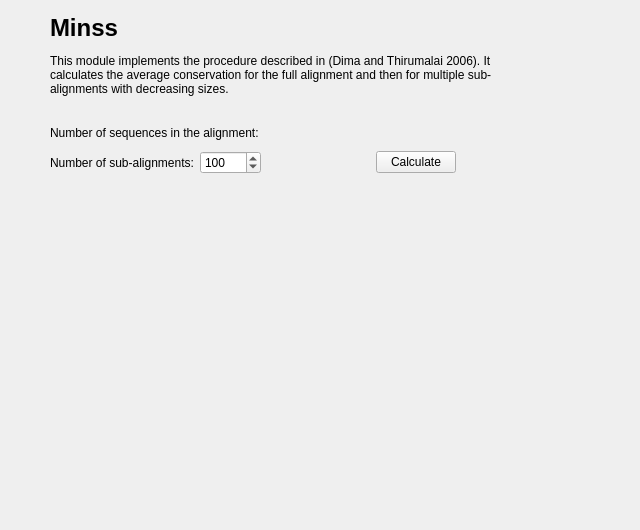
    <widget class="QWidget" name="page_5">
     <widget class="QLabel" name="label_21">
      <property name="geometry">
       <rect>
        <x>50</x>
        <y>-10</y>
        <width>491</width>
        <height>131</height>
       </rect>
      </property>
      <property name="text">
       <string>&lt;html&gt;&lt;head/&gt;&lt;body&gt;&lt;p&gt;&lt;span style=&quot; font-size:xx-large; font-weight:600;&quot;&gt;Minss&lt;/span&gt;&lt;/p&gt;&lt;p&gt;This module implements the procedure described in (Dima and Thirumalai 2006). It calculates the average conservation for the full alignment and then for multiple sub-alignments with decreasing sizes. &lt;/p&gt;&lt;/body&gt;&lt;/html&gt;</string>
      </property>
      <property name="wordWrap">
       <bool>true</bool>
      </property>
     </widget>
     <widget class="QCustomPlot" name="graficMinss" native="true">
      <property name="geometry">
       <rect>
        <x>40</x>
        <y>190</y>
        <width>591</width>
        <height>331</height>
       </rect>
      </property>
     </widget>
     <widget class="QWidget" name="layoutWidget">
      <property name="geometry">
       <rect>
        <x>50</x>
        <y>120</y>
        <width>406</width>
        <height>54</height>
       </rect>
      </property>
      <layout class="QVBoxLayout" name="verticalLayout_18">
       <item>
        <widget class="QLabel" name="lblNseq">
         <property name="text">
          <string>Number of sequences in the alignment: </string>
         </property>
        </widget>
       </item>
       <item>
        <layout class="QHBoxLayout" name="horizontalLayout_19">
         <item>
          <widget class="QLabel" name="label_22">
           <property name="text">
            <string>Number of sub-alignments:</string>
           </property>
          </widget>
         </item>
         <item>
          <widget class="QSpinBox" name="txtNoAlignments">
           <property name="minimumSize">
            <size>
             <width>60</width>
             <height>0</height>
            </size>
           </property>
           <property name="maximum">
            <number>10000</number>
           </property>
           <property name="value">
            <number>100</number>
           </property>
          </widget>
         </item>
         <item>
          <spacer name="horizontalSpacer_8">
           <property name="orientation">
            <enum>Qt::Horizontal</enum>
           </property>
           <property name="sizeHint" stdset="0">
            <size>
             <width>40</width>
             <height>20</height>
            </size>
           </property>
          </spacer>
         </item>
         <item>
          <widget class="QPushButton" name="cmdMinss">
           <property name="text">
            <string>Calculate</string>
           </property>
          </widget>
         </item>
        </layout>
       </item>
      </layout>
     </widget>
    </widget>
